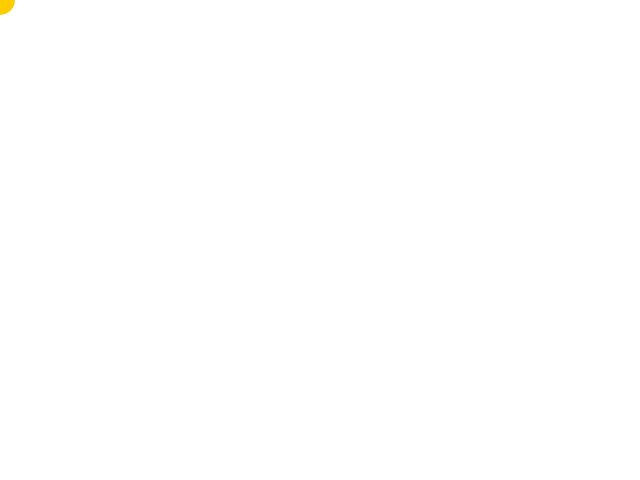
Frame 1 (no input)
Frame 60 (no input): identical to frame 1, image omitted
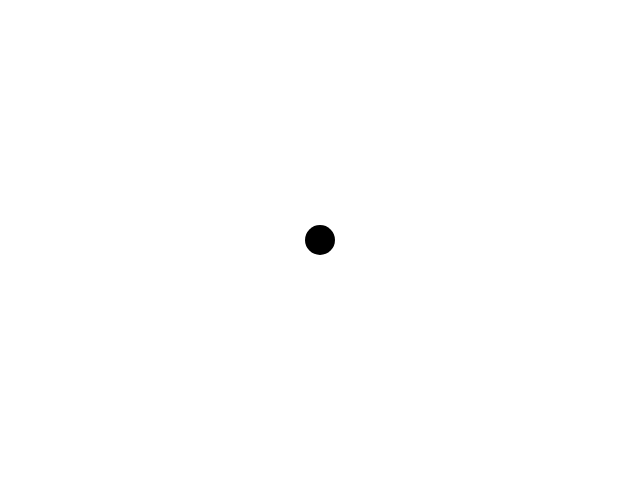
Frame 120 (the mouse pressed at the canvas centre since frame 60)

The p5.js sketch that drew these frames (run headless with seeded random() and noise() and a simulated clock; from frame 60 on, the mouse is pressed at the canvas centre):

// p5.js sketch
// ── sketch.js
function setup() {
  createCanvas(640, 480);
}

function draw() {
  background(255);
  noStroke();
  if (mouseIsPressed) {
    fill(0);
  } else {
    fill(255, 204, 0);
  }
  ellipse(mouseX, mouseY, 30, 30);
}

// ── boarder.css
h1 {
  border : 10px solid powderblue;
  padding : 30px;
  margin: 50px;
}
